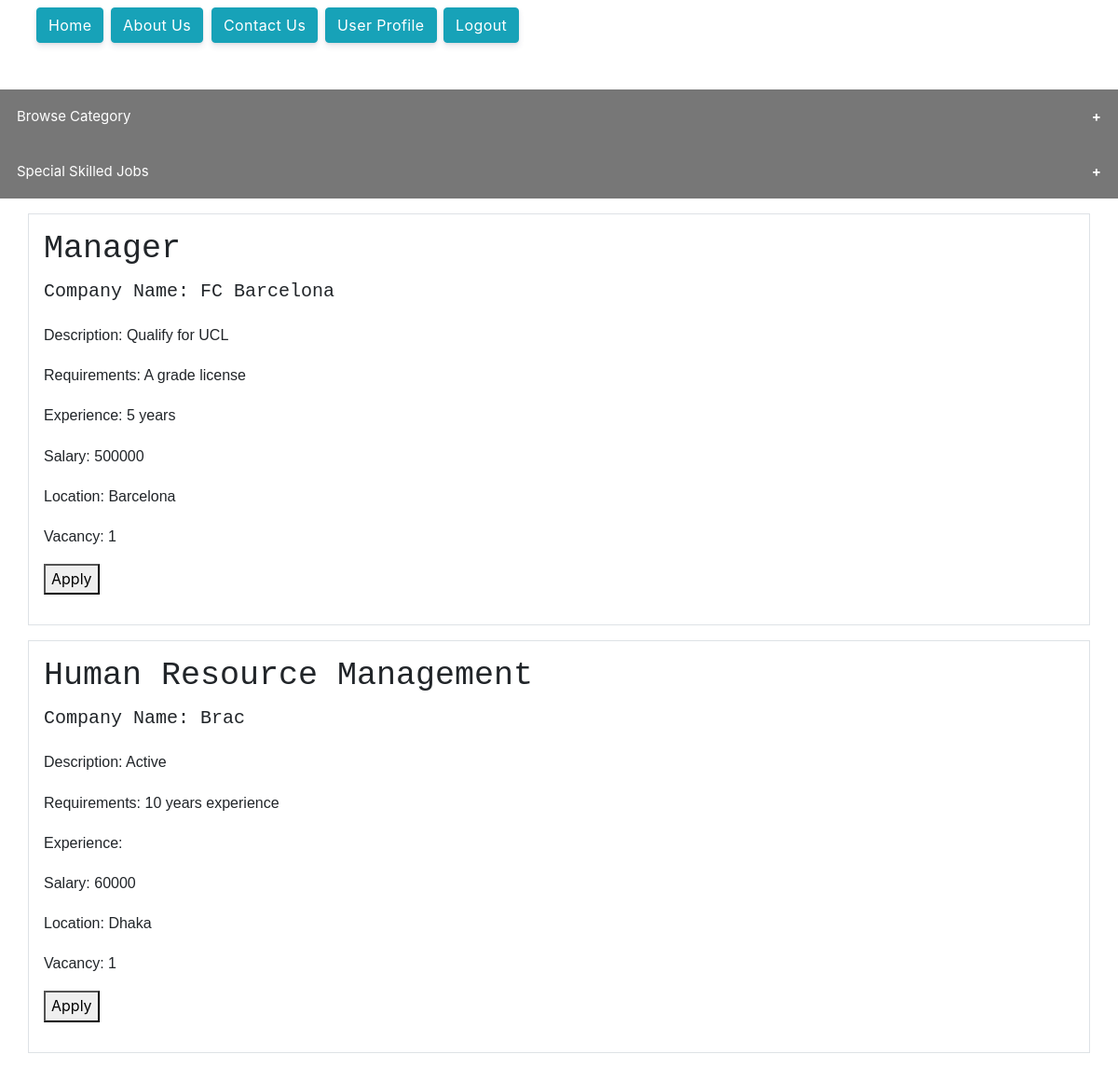
/find_work/ (signed in), run on the app's committed database.
### post_work/models.py (models this page shows)
class PostWork(models.Model):
    user = models.ForeignKey(Profile, on_delete=models.CASCADE, db_column="User")
    Company_Name = models.CharField(max_length=50, db_column="Company Name")
    Title = models.CharField(max_length=50, db_column="Title")
    Work_Type = models.CharField(max_length=50, db_column="Work Type")
    Description = models.CharField(max_length=100, db_column="Description")
    Requirements = models.CharField(max_length=100, db_column="Requirements")
    Experience = models.CharField(max_length=500, db_column="Experience")
    Salary = models.IntegerField(db_column="Salary")
    Location = models.CharField(max_length=100, db_column="Location")
    Vacancy = models.CharField(max_length=10, db_column="Vacancy")

### site_users/views.py (the view)
# urls.py: path('find_work/', site_views.find_work, name='work-find'),
@login_required
def find_work(request):
    from post_work.models import PostWork
    pw = PostWork.objects.all()
    return render(request, 'users/find_work.html', {'pw':pw})

### templates/users/find_work.html (shortened to what this page needs)
</head>
        {%load static%}
        <link rel="stylesheet" href=" {% static 'site_users/profile.css' %}">
        <link rel="stylesheet" href=" {% static 'site_users/worktemp.css' %}">
        <link rel="stylesheet" href=" {% static 'site_users/btn.css' %}">
        <link rel="stylesheet" href="https://maxcdn.bootstrapcdn.com/bootstrap/4.5.2/css/bootstrap.min.css">
 <div class="main-content">
    <nav class="navbar navbar-top navbar-expand-md navbar-dark" id="navbar-main">
      <div class="container-fluid">
            <a href="{% url 'first-page'%}" class="btn btn-info">Home</a>
            <a href="{% url 'about' %}" class="btn btn-info">About Us</a>
            <a href="{% url 'contract' %}" class="btn btn-info">Contact Us</a>
            <a href="{% url 'profile' %}" class="btn btn-info">User Profile</a>
            <a href="{% url 'logout' %}" class="btn btn-info">Logout</a>
        <ul class="navbar-nav align-items-center d-none d-md-flex">
          <li class="nav-item dropdown">
            <a class="nav-link pr-0" href="#" role="button" data-toggle="dropdown" aria-haspopup="true" aria-expanded="false">
            </a>
          </li>
        </ul>
      </div>
    </nav>
    </div>
<button class="collapsible">Browse Category </button>
<button class="collapsible">Special Skilled Jobs </button>
        {% for i in pw %}
        <div class="container p-3 my-3 border">
            <h2 class="p3", style="font-size:35px">{{i.Title}}</h2>
            <p class="p3" , style="font-size:20px">Company Name: {{i.Company_Name}}</p>
            <p class="p2">Description: {{i.Description}}</p>
            <p class="p2">Requirements: {{i.Requirements}}</p>
            <p class="p2">Experience: {{i.Experience}}</p>
            <p class="p2">Salary: {{i.Salary}}</p>
            <p class="p2">Location: {{i.Location}}</p>
            <p class="p2">Vacancy: {{i.Vacancy}}</p>
            <p><button class="button">Apply</button></p>
        </div>
        {% endfor %}
</body>
</html>

### site_users/static/site_users/profile.css (style rules this page uses)
*, *::before, *::after { box-sizing: border-box; }
figcaption, footer, header, main, nav, section { display: block; }
p { margin-top: 0; margin-bottom: 1rem; }
ul { margin-top: 0; margin-bottom: 1rem; }
a { text-decoration: none; color: #5e72e4; background-color: transparent; -webkit-text-decoration-skip: objects; }
button { border-radius: 0; }
input, button, textarea { font-family: inherit; font-size: inherit; line-height: inherit; margin: 0; }
button, input { overflow: visible; }
button { text-transform: none; }
button, html [type='button'], [type='reset'], [type='submit'] { -webkit-appearance: button; }
.container { width: 100%; margin-right: auto; margin-left: auto; padding-right: 15px; padding-left: 15px; }
@media (min-width: 576px) { .container { max-width: 540px; } }
@media (min-width: 768px) { .container { max-width: 720px; } }
@media (min-width: 992px) { .container { max-width: 960px; } }
@media (min-width: 1200px) { .container { max-width: 1140px; } }
.container-fluid { width: 100%; margin-right: auto; margin-left: auto; padding-right: 15px; padding-left: 15px; }
.btn { font-size: 1rem; font-weight: 600; line-height: 1.5; display: inline-block; padding: .625rem 1.25rem; -webkit-user-select: none; -moz-user-select: none; -ms-user-select: none; user-select: none; transition: color .15s ease-in-out, background-color .15s ease-in-out, border-color .15s ease-in-out, box-shadow .15s ease-in-out; text-align: center; vertical-align: middle; white-space: nowrap; border: 1px solid transparent; border-radius: .375rem; }
.btn:not(:disabled):not(.disabled) { cursor: pointer; }
.btn-info { color: #fff; border-color: #11cdef; background-color: #11cdef; box-shadow: 0 4px 6px rgba(50, 50, 93, .11), 0 1px 3px rgba(0, 0, 0, .08); }
.dropdown { position: relative; }
.nav-link { display: block; padding: .25rem .75rem; }
.navbar { position: relative; display: flex; padding: 1rem 1rem; flex-wrap: wrap; align-items: center; justify-content: space-between; }
.navbar>.container, .navbar>.container-fluid { display: flex; flex-wrap: wrap; align-items: center; justify-content: space-between; }
.navbar-nav { display: flex; flex-direction: column; margin-bottom: 0; padding-left: 0; list-style: none; }
.navbar-nav .nav-link { padding-right: 0; padding-left: 0; }
@media (min-width: 768px) { .navbar-expand-md { flex-flow: row nowrap; justify-content: flex-start; } }
@media (min-width: 768px) { .navbar-expand-md .navbar-nav { flex-direction: row; } }
@media (min-width: 768px) { .navbar-expand-md .navbar-nav .nav-link { padding-right: 1rem; padding-left: 1rem; } }
@media (min-width: 768px) { .navbar-expand-md>.container, .navbar-expand-md>.container-fluid { flex-wrap: nowrap; } }
.navbar-dark .navbar-nav .nav-link { color: rgba(255, 255, 255, .95); }
.d-none { display: none !important; }
@media (min-width: 768px) { .d-md-flex { display: flex !important; } }
.align-items-center { align-items: center !important; }
.pr-0 { padding-right: 0 !important; }
.btn { font-size: .875rem; position: relative; transition: all .15s ease; letter-spacing: .025em; text-transform: none; will-change: transform; }
.btn:not(:last-child) { margin-right: .5rem; }
.main-content { position: relative; }
.main-content .navbar-top { position: absolute; z-index: 1; top: 0; left: 0; width: 100%; padding-right: 0 !important; padding-left: 0 !important; background-color: transparent; }
@media (min-width: 768px) { .main-content .container-fluid { padding-right: 39px !important; padding-left: 39px !important; } }
.dropdown { display: inline-block; }
.nav-link { color: #525f7f; }
p { font-size: 1rem; font-weight: 300; line-height: 1.7; }

### site_users/static/site_users/worktemp.css (style rules this page uses)
.collapsible { background-color: #777; color: white; cursor: pointer; padding: 18px; width: 100%; border: none; text-align: left; outline: none; font-size: 15px; }
.collapsible:after { content: '\002B'; color: white; font-weight: bold; float: right; margin-left: 5px; }

### site_users/static/site_users/btn.css (style rules this page uses)
.btn { border: none; color: white; padding: 14px 28px; font-size: 16px; cursor: pointer; }

### templates/users/find_work.html (style rules this page uses)
.p3 { font-family: "Lucida Console", "Courier New", monospace; }
.p2 { font-family: Arial, Helvetica, sans-serif; }

### data on the page
PostWork: Title "Manager", Company_Name "FC Barcelona", Description "Qualify for UCL", Requirements "A grade license", Experience "5 years", Salary "500000", Location "Barcelona", Vacancy "1"
PostWork: Title "Human Resource Management", Company_Name "Brac", Description "Active", Requirements "10 years experience", Salary "60000", Location "Dhaka", Vacancy "1"
